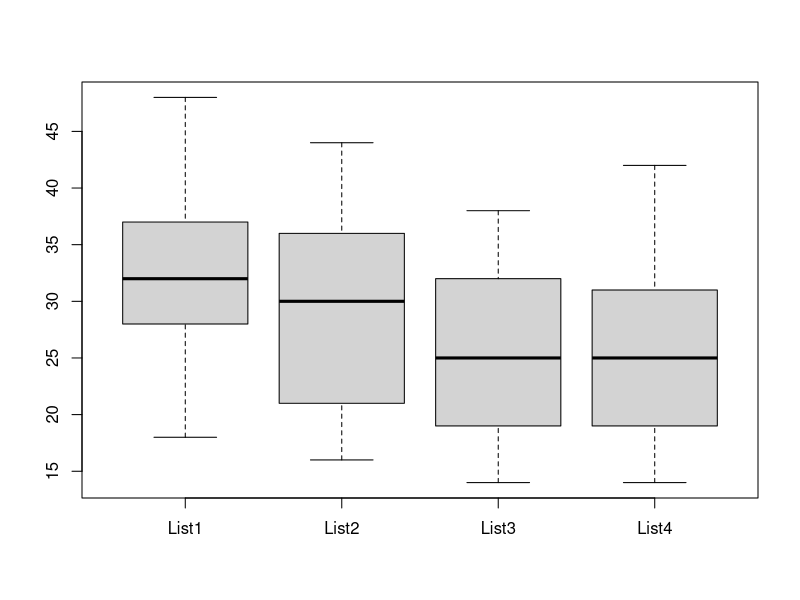

Source code (R):
## ---- chunk 1
knitr::opts_chunk$set(echo = TRUE)
contr <- read.csv("contraceptive.csv")
hear <- read.table("hearing-2.txt",header = T)
## ---- chunk 2
boxplot(hear)
## ---- chunk 3
summary(hear)
